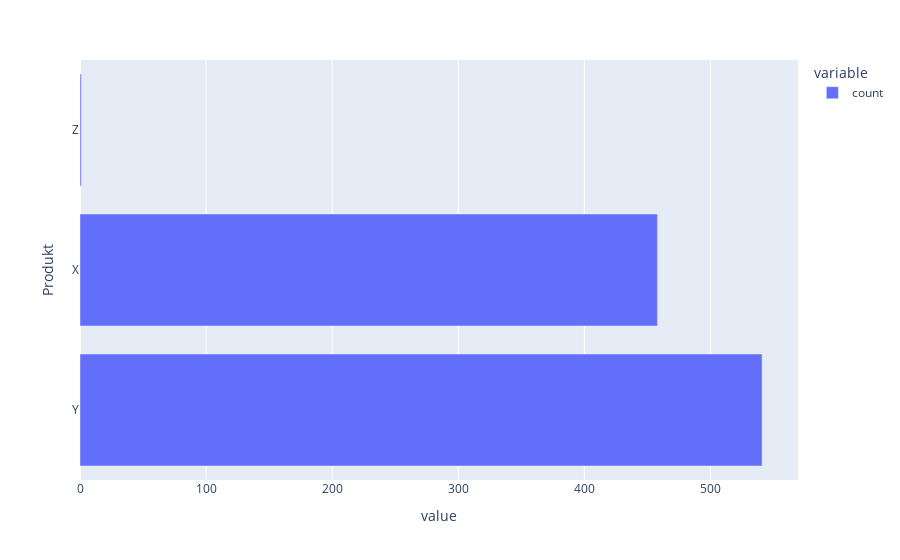

This figure's notebook cell:
### Markdown cell above
Stellen Sie selbstständig ein Säulen- oder Balkendiagramm für das nominale Merkmal ```Produkt``` dar. Was fällt Ihnen auf?

### Code cell
import pandas as pd
df = pd.read_csv("data/machine_data.csv", delimiter=";", decimal=",")
df["Produkt"] = pd.Categorical(df["Produkt"])
df["Produkt"].value_counts().plot(kind="barh")

### Figure 1 — Plotly figure (JSON) as saved in the notebook; plotly's stock layout.template omitted (floating-point values rounded to 4 significant figures)
{"data": [{"alignmentgroup": "True", "hovertemplate": "variable=count<br>value=%{x}<br>Produkt=%{y}<extra></extra>", "legendgroup": "count", "marker": {"color": "#636efa", "pattern": {"shape": ""}}, "name": "count", "offsetgroup": "count", "orientation": "h", "showlegend": true, "textposition": "auto", "type": "bar", "x": [541, 458, 1], "xaxis": "x", "y": ["Y", "X", "Z"], "yaxis": "y"}], "layout": {"barmode": "relative", "legend": {"title": {"text": "variable"}, "tracegroupgap": 0}, "margin": {"t": 60}, "xaxis": {"anchor": "y", "domain": [0, 1], "title": {"text": "value"}}, "yaxis": {"anchor": "x", "domain": [0, 1], "title": {"text": "Produkt"}}}}
